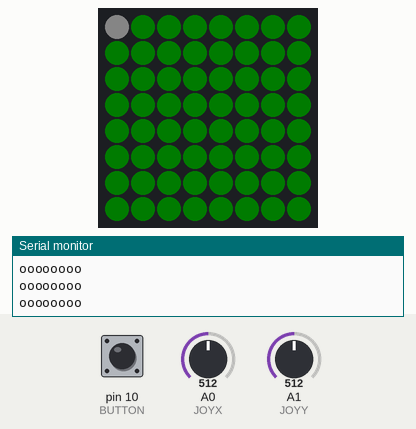
Bench run of a sketch on a simulated Arduino Uno, built with avr-gcc and run on an emulated ATmega328P. Shown: 8×8 RGB LED matrix (first LED top left, wired row by row), the last lines printed to the serial monitor. Inputs (shaded band) come from the test bench; at power-on: pin 10 (BUTTON) HIGH, A1 (JOYY) = 512, A0 (JOYX) = 512. Dim RGB values are drawn brighter than linear; random numbers use the default seed unless the sketch sets one.

Above: at 2.2 s.
2.3 s: pin 10 (BUTTON) pulled LOW for 1 s
6.3 s: A1 (JOYY) set to 753
7.8 s: A1 (JOYY) set to 779
At 8.5 s:
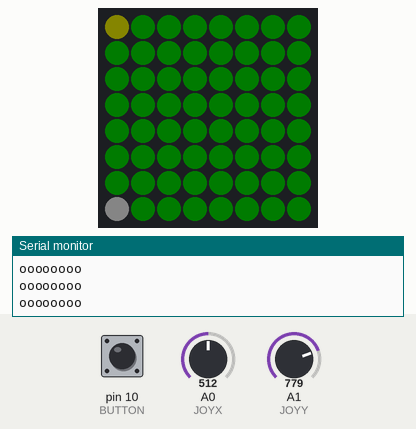
9.7 s: pin 10 (BUTTON) pulled LOW for 0.15 s
At 11.1 s:
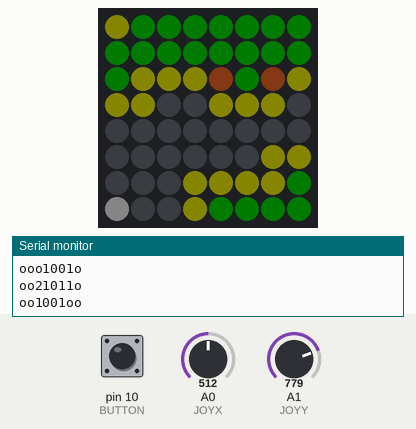
11.4 s: A0 (JOYX) set to 900
At 12.3 s:
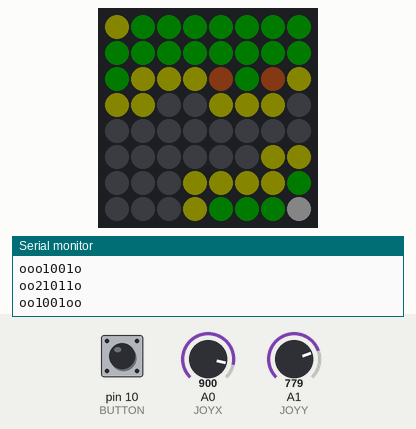
13.0 s: A0 (JOYX) set to 306
At 13.13 s:
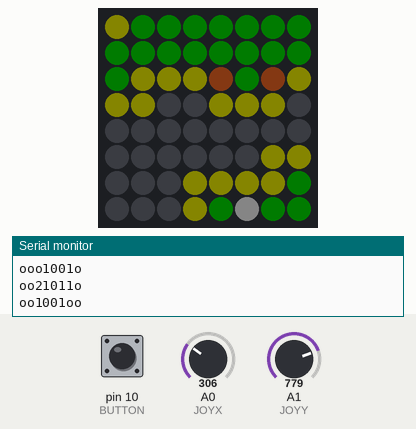
Timing chart, 0 to 15.6 s (numbered marks = the images above; inputs shaded):
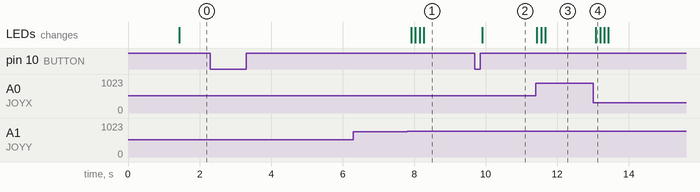

Measured:
- the behaviour switches between 767 and 768 on A1 (JOYY) (found by bisection; images 0 and 1)
- after the input at 7.8 s, the LEDs: first change after 0.12 s (image 1 shows a later state)
- after the input at 9.7 s, the LEDs: change after 0.21 s (image 2)
- after the input at 11.4 s, the LEDs: first change at once (image 3 shows a later state)
- after the input at 13.0 s, the LEDs: change after 0.08 s (image 4)

The sketch:

Minesweep.ino
```cpp
#include <Adafruit_GFX.h>
#include <FastLED_NeoMatrix.h>
#include <FastLED.h>

#define ROW 8
#define COL 8

#define SIDE 8
#define MAXSIDE 8

#define MINES 8
#define MAXMINES 8

#define JOYX A0
#define JOYY A1
#define BUTTON 10

#define LED 8

#define BRIGHTNESS 8
#define NUMMATRIX (ROW*COL)

CRGB myBoardColor [ROW] [COL];
CRGB realBoardColor[ROW] [COL];

CRGB notClicked = CRGB::DarkGreen;
CRGB empty = CRGB::Black;
CRGB haveBomb = CRGB::DarkBlue;
CRGB myPos = CRGB::White;

CRGB leds [NUMMATRIX];

CRGB mineColor [9] = {CRGB::Black, CRGB::Yellow, CRGB::Chocolate, CRGB::Red, CRGB::Magenta, CRGB::DarkRed, CRGB::DeepPink, CRGB::DarkMagenta, CRGB::FireBrick};
CRGB fieldColor[3] = {CRGB::Black, CRGB::DarkGreen, CRGB::White};
CRGB bomb = {CRGB::DarkBlue};
CRGB flag = {CRGB::Cyan}; // No flag yet... Next Version

int xMap, yMap, xValue, yValue, xPos, yPos; // Joystick Coord

// Minefield is the Led Board

FastLED_NeoMatrix *minefield = new FastLED_NeoMatrix(leds, 8, 8, 1, 1 );

void setup() {
  delay(1000);
  Serial.begin(115200);
  Serial.println ("Iniciando Jogo");
  FastLED.addLeds<NEOPIXEL, LED>(  leds, NUMMATRIX  );

  pinMode (BUTTON, INPUT_PULLUP);

  Serial.println ("Iniciando Tabuleiro");
  minefield->begin();
  minefield->setBrightness(BRIGHTNESS);

  Serial.println ("Fim do Setup");
}

void loop() {
  // put your main code here, to run repeatedly:
  playMinesweeper ();
  delay(200);
}

void gameOver() {
  minefield->clear();
  for (int ray = 0; ray < 10; ray++) {
    minefield->drawCircle(xMap, yMap, ray, CRGB::Blue);
    minefield->show();
    delay(100);
  }
  delay(2000);
}


void victory() {
  minefield->clear();
  for (int ray = 0; ray < 10; ray++) {
    minefield->drawCircle(xMap, yMap, ray, CRGB::White);
    minefield->show();
    delay(100);
  }
  delay(2000);
}

bool isValid(int row, int col)
{
  // Returns true if row number and column number
  // is in range
  return (row >= 0) && (row < SIDE) &&
         (col >= 0) && (col < SIDE);
}

bool isMine (int row, int col, char board[][MAXSIDE])
{
  if (board[row][col] == '*')
    return (true);
  else
    return (false);
}

void printBoard(char myBoard[][MAXSIDE])
{
  Serial.println ("Current Status of Board :");
  int i, j;
  for (i = 0; i < SIDE; i++)
  {
    for (j = 0; j < SIDE; j++) {
      Serial.print(myBoard[i][j]);
      minefield->drawPixel(i , j , myBoardColor[i][j]); // Draw board in led array
    }
    Serial.println();
  }
  minefield->show();
  return;
}

int countAdjacentMines(int row, int col, int mines[][2],
                       char realBoard[][MAXSIDE])
{

  int i;
  int count = 0;


  if (isValid (row - 1, col) == true)
  {
    if (isMine (row - 1, col, realBoard) == true)
      count++;
  }

  if (isValid (row + 1, col) == true)
  {
    if (isMine (row + 1, col, realBoard) == true)
      count++;
  }

  if (isValid (row, col + 1) == true)
  {
    if (isMine (row, col + 1, realBoard) == true)
      count++;
  }

  if (isValid (row, col - 1) == true)
  {
    if (isMine (row, col - 1, realBoard) == true)
      count++;
  }

  if (isValid (row - 1, col + 1) == true)
  {
    if (isMine (row - 1, col + 1, realBoard) == true)
      count++;
  }


  if (isValid (row - 1, col - 1) == true)
  {
    if (isMine (row - 1, col - 1, realBoard) == true)
      count++;
  }

  if (isValid (row + 1, col + 1) == true)
  {
    if (isMine (row + 1, col + 1, realBoard) == true)
      count++;
  }

  if (isValid (row + 1, col - 1) == true)
  {
    if (isMine (row + 1, col - 1, realBoard) == true)
      count++;
  }

  return (count);
}

// A Recursive Fucntion to play the Minesweeper Game
bool playMinesweeperUtil(char myBoard[][MAXSIDE], char realBoard[][MAXSIDE],
                         int mines[][2], int row, int col, int *movesLeft)
{

  // Base Case of Recursion
  if (myBoard[row][col] != 'o') {
    return (false);
  }
  int i, j;

  // You opened a mine
  // You are going to lose
  if (realBoard[row][col] == '*')
  {
    myBoard[row][col] = '*';
    myBoardColor [row][col] = bomb;
    minefield->drawPixel(row, col,  myBoardColor [row][col] ); // Detona a mina

    for (i = 0; i < MINES; i++) {
      myBoard[mines[i][0]][mines[i][1]] = '*';
      myBoardColor[mines [i][0]] [mines[i][1]] = bomb;
      minefield->drawPixel(mines[i][0], mines[i][1], bomb ); // Cor da mina

    }
    // minefield->show();
    printBoard (myBoard);
    Serial.println ("You lost!");
    delay(2000);
    gameOver();
    return (true) ;
  }

  else
  {
    // Calculate the number of adjacent mines and put it
    // on the board
    int count = countAdjacentMines(row, col, mines, realBoard);
    (*movesLeft)--;

    myBoard[row][col] = count + '0';

    if (!count)
    {

      if (isValid (row - 1, col) == true)
      {
        if (isMine (row - 1, col, realBoard) == false)
          playMinesweeperUtil(myBoard, realBoard, mines, row - 1, col, movesLeft);
      }

      if (isValid (row + 1, col) == true)
      {
        if (isMine (row + 1, col, realBoard) == false)
          playMinesweeperUtil(myBoard, realBoard, mines, row + 1, col, movesLeft);
      }

      if (isValid (row, col + 1) == true)
      {
        if (isMine (row, col + 1, realBoard) == false)
          playMinesweeperUtil(myBoard, realBoard, mines, row, col + 1, movesLeft);
      }

      if (isValid (row, col - 1) == true)
      {
        if (isMine (row, col - 1, realBoard) == false)
          playMinesweeperUtil(myBoard, realBoard, mines, row, col - 1, movesLeft);
      }

      if (isValid (row - 1, col + 1) == true)
      {
        if (isMine (row - 1, col + 1, realBoard) == false)
          playMinesweeperUtil(myBoard, realBoard, mines, row - 1, col + 1, movesLeft);
      }

      if (isValid (row - 1, col - 1) == true)
      {
        if (isMine (row - 1, col - 1, realBoard) == false)
          playMinesweeperUtil(myBoard, realBoard, mines, row - 1, col - 1, movesLeft);
      }

      if (isValid (row + 1, col + 1) == true)
      {
        if (isMine (row + 1, col + 1, realBoard) == false)
          playMinesweeperUtil(myBoard, realBoard, mines, row + 1, col + 1, movesLeft);
      }

      if (isValid (row + 1, col - 1) == true)
      {
        if (isMine (row + 1, col - 1, realBoard) == false)
          playMinesweeperUtil(myBoard, realBoard, mines, row + 1, col - 1, movesLeft);
      }
    }
    myBoardColor [row][col] = mineColor[count];
    minefield->drawPixel(mines[i][0], mines[i][1], myBoardColor [row][col] );
    //minefield->show();
    return (false);
  }
}

void placeMines(int mines[][2], char realBoard[][MAXSIDE])
{
  bool mark[MAXSIDE * MAXSIDE];

  memset (mark, false, sizeof (mark));

  // Continue until all random mines have been created.
  for (int i = 0; i < MINES; )
  {
    int random = rand() % (SIDE * SIDE);
    int x = random / SIDE;
    int y = random % SIDE;

    // Add the mine if no mine is placed at this
    // position on the board
    if (mark[random] == false)
    {
      // Row Index of the Mine
      mines[i][0] = x;
      // Column Index of the Mine
      mines[i][1] = y;

      // Place the mine
      realBoard[mines[i][0]][mines[i][1]] = '*';
      mark[random] = true;
      i++;
    }
  }

  return;
}

// A Function to initialise the game
void initialise(char realBoard[][MAXSIDE], char myBoard[][MAXSIDE])
{
  // Initiate the random number generator so that
  // the same configuration doesn't arises
  randomSeed(analogRead(5));

  // Assign all the cells as mine-free
  for (int i = 0; i < SIDE; i++)
  {
    for (int j = 0; j < SIDE; j++)
    {
      myBoard[i][j] = realBoard[i][j] = 'o';
      myBoardColor [i] [j] =  realBoardColor [i] [j] = notClicked;
      minefield->drawPixel (i, j, myBoardColor [i] [j]);
      minefield->show();
    }
  }

  return;
}

// A Function to cheat by revealing where the mines are
// placed.
void cheatMinesweeper (char realBoard[][MAXSIDE])
{
  Serial.println ("The mines locations are");
  printBoard (realBoard);
  return;
}

// A function to replace the mine from (row, col) and put
// it to a vacant space
void replaceMine (int row, int col, char board[][MAXSIDE])
{
  for (int i = 0; i < SIDE; i++)
  {
    for (int j = 0; j < SIDE; j++)
    {
      // Find the first location in the board
      // which is not having a mine and put a mine
      // there.
      if (board[i][j] != '*')
      {
        board[i][j] = '*';
        board[row][col] = 'o';
        return;
      }
    }
  }
  return;
}

// A Function to play Minesweeper game
void playMinesweeper ()
{
  // Initially the game is not over
  bool gameOver = false;

  // Actual Board and My Board
  char realBoard[ROW][COL], myBoard[ROW][COL];

  int movesLeft = SIDE * SIDE - MINES, x, y;
  int mines[MAXMINES][2]; // stores (x,y) coordinates of all mines.

  initialise (realBoard, myBoard);

  // Place the Mines randomly
  placeMines (mines, realBoard);

  /*
    If you want to cheat and know
    where mines are before playing the game
    then uncomment this part


  */
  cheatMinesweeper(realBoard);
  // You are in the game until you have not opened a mine
  // So keep playing

  int currentMoveIndex = 0;
  while (gameOver == false)
  {

    printBoard (myBoard);
    xValue = analogRead(JOYX);
    yValue = analogRead(JOYY);

    xPos = map(xValue, 0, 1024, -4, 4);
    yPos = map(yValue, 0, 1024, -4, 4);

    if (yPos == 1 || yPos == -1) {
      yPos = 0;
    }

    if (xPos == 1 || xPos == -1) {
      xPos = 0;
    }

    xMap = xMap + xPos;
    yMap = yMap + yPos;

    if (xMap < 0) {
      xMap = 0;
    }

    if (xMap > 7) {
      xMap = 7;
    }

    if (yMap < 0) {
      yMap = 0;
    }

    if (yMap > 7) {
      yMap = 7;
    }

    minefield->drawPixel(xMap , yMap , myPos ); // Isso aqui é que vai desenhar o tabuleiro
    minefield->show();
    delay(100);

    if (digitalRead(BUTTON) == LOW) {

      if (currentMoveIndex == 0)
      {

        if (isMine (xMap, yMap, realBoard) == true)
          replaceMine (xMap, yMap, realBoard);
      }

      currentMoveIndex ++;

      minefield->drawPixel(xMap, yMap,  myBoardColor[xMap][yMap] ); // Isso nao ta dando certo.
      //minefield->show();
      delay(100);

      gameOver = playMinesweeperUtil (myBoard, realBoard, mines, xMap, yMap, &movesLeft);
    }


    if ((gameOver == false) && (movesLeft == 0))
    {
      Serial.println ("You won !");
      delay(2000);
      victory();
      gameOver = true;
    }
  }
  minefield->show();
  return;
}
```
